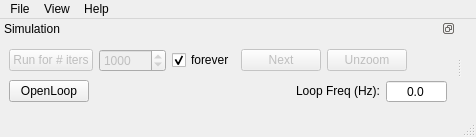
<?xml version="1.0" encoding="UTF-8"?>
<ui version="4.0">
 <class>MainWindow</class>
 <widget class="QMainWindow" name="MainWindow">
  <property name="geometry">
   <rect>
    <x>0</x>
    <y>0</y>
    <width>476</width>
    <height>137</height>
   </rect>
  </property>
  <property name="sizePolicy">
   <sizepolicy hsizetype="Preferred" vsizetype="Preferred">
    <horstretch>0</horstretch>
    <verstretch>0</verstretch>
   </sizepolicy>
  </property>
  <property name="windowTitle">
   <string>MainWindow</string>
  </property>
  <widget class="QWidget" name="centralwidget">
   <property name="sizePolicy">
    <sizepolicy hsizetype="Preferred" vsizetype="Preferred">
     <horstretch>0</horstretch>
     <verstretch>0</verstretch>
    </sizepolicy>
   </property>
  </widget>
  <widget class="QMenuBar" name="menubar">
   <property name="geometry">
    <rect>
     <x>0</x>
     <y>0</y>
     <width>476</width>
     <height>20</height>
    </rect>
   </property>
   <widget class="QMenu" name="menuFile">
    <property name="title">
     <string>File</string>
    </property>
    <addaction name="actionOpen_config_file"/>
    <addaction name="separator"/>
    <addaction name="actionQuit"/>
    <addaction name="separator"/>
   </widget>
   <widget class="QMenu" name="menuHelp">
    <property name="title">
     <string>Help</string>
    </property>
    <addaction name="wao_actionHelp_Contents"/>
    <addaction name="actionAbout_widget_ao"/>
   </widget>
   <widget class="QMenu" name="menuMenu">
    <property name="title">
     <string>View</string>
    </property>
    <addaction name="actionShow_Pyramid_Tools"/>
    <addaction name="actionPSF_Log_Scale"/>
    <addaction name="actionStats_in_Terminal"/>
    <addaction name="actionAuto_Scale"/>
   </widget>
   <addaction name="menuFile"/>
   <addaction name="menuMenu"/>
   <addaction name="menuHelp"/>
  </widget>
  <widget class="QStatusBar" name="statusbar"/>
  <widget class="QDockWidget" name="wao_SimuDock">
   <property name="sizePolicy">
    <sizepolicy hsizetype="MinimumExpanding" vsizetype="MinimumExpanding">
     <horstretch>0</horstretch>
     <verstretch>0</verstretch>
    </sizepolicy>
   </property>
   <property name="features">
    <set>QDockWidget::DockWidgetFloatable|QDockWidget::DockWidgetMovable</set>
   </property>
   <property name="windowTitle">
    <string>Simulation</string>
   </property>
   <attribute name="dockWidgetArea">
    <number>1</number>
   </attribute>
   <widget class="QWidget" name="dockWidgetContents">
    <layout class="QVBoxLayout" name="verticalLayout_19">
     <item>
      <layout class="QHBoxLayout" name="horizontalLayout">
       <item>
        <widget class="QPushButton" name="wao_run">
         <property name="enabled">
          <bool>false</bool>
         </property>
         <property name="sizePolicy">
          <sizepolicy hsizetype="Preferred" vsizetype="Fixed">
           <horstretch>0</horstretch>
           <verstretch>0</verstretch>
          </sizepolicy>
         </property>
         <property name="text">
          <string>Run for # iters</string>
         </property>
        </widget>
       </item>
       <item>
        <widget class="QSpinBox" name="wao_nbiters">
         <property name="enabled">
          <bool>false</bool>
         </property>
         <property name="sizePolicy">
          <sizepolicy hsizetype="Preferred" vsizetype="Fixed">
           <horstretch>0</horstretch>
           <verstretch>0</verstretch>
          </sizepolicy>
         </property>
         <property name="maximum">
          <number>100000</number>
         </property>
         <property name="value">
          <number>1000</number>
         </property>
        </widget>
       </item>
       <item>
        <widget class="QCheckBox" name="wao_forever">
         <property name="sizePolicy">
          <sizepolicy hsizetype="Preferred" vsizetype="Fixed">
           <horstretch>0</horstretch>
           <verstretch>0</verstretch>
          </sizepolicy>
         </property>
         <property name="text">
          <string>forever</string>
         </property>
         <property name="checked">
          <bool>true</bool>
         </property>
        </widget>
       </item>
       <item>
        <widget class="QPushButton" name="wao_next">
         <property name="enabled">
          <bool>false</bool>
         </property>
         <property name="sizePolicy">
          <sizepolicy hsizetype="Preferred" vsizetype="Fixed">
           <horstretch>0</horstretch>
           <verstretch>0</verstretch>
          </sizepolicy>
         </property>
         <property name="text">
          <string>Next</string>
         </property>
        </widget>
       </item>
       <item>
        <widget class="QPushButton" name="wao_unzoom">
         <property name="enabled">
          <bool>false</bool>
         </property>
         <property name="sizePolicy">
          <sizepolicy hsizetype="Preferred" vsizetype="Fixed">
           <horstretch>0</horstretch>
           <verstretch>0</verstretch>
          </sizepolicy>
         </property>
         <property name="text">
          <string>Unzoom</string>
         </property>
        </widget>
       </item>
       <item>
        <spacer name="horizontalSpacer_5">
         <property name="sizePolicy">
          <sizepolicy hsizetype="Preferred" vsizetype="Minimum">
           <horstretch>0</horstretch>
           <verstretch>0</verstretch>
          </sizepolicy>
         </property>
         <property name="orientation">
          <enum>Qt::Horizontal</enum>
         </property>
         <property name="sizeType">
          <enum>QSizePolicy::Preferred</enum>
         </property>
         <property name="sizeHint" stdset="0">
          <size>
           <width>40</width>
           <height>20</height>
          </size>
         </property>
        </spacer>
       </item>
      </layout>
     </item>
     <item>
      <layout class="QHBoxLayout" name="button_disp">
       <item>
        <widget class="QPushButton" name="wao_openLoop">
         <property name="text">
          <string>OpenLoop</string>
         </property>
        </widget>
       </item>
       <item>
        <spacer name="horizontalSpacer_4">
         <property name="sizePolicy">
          <sizepolicy hsizetype="Minimum" vsizetype="Minimum">
           <horstretch>0</horstretch>
           <verstretch>0</verstretch>
          </sizepolicy>
         </property>
         <property name="orientation">
          <enum>Qt::Horizontal</enum>
         </property>
         <property name="sizeHint" stdset="0">
          <size>
           <width>40</width>
           <height>20</height>
          </size>
         </property>
        </spacer>
       </item>
       <item>
        <widget class="QLabel" name="label_5">
         <property name="sizePolicy">
          <sizepolicy hsizetype="Preferred" vsizetype="Fixed">
           <horstretch>0</horstretch>
           <verstretch>0</verstretch>
          </sizepolicy>
         </property>
         <property name="text">
          <string>Loop Freq (Hz):</string>
         </property>
         <property name="alignment">
          <set>Qt::AlignRight|Qt::AlignTrailing|Qt::AlignVCenter</set>
         </property>
        </widget>
       </item>
       <item>
        <widget class="QDoubleSpinBox" name="wao_currentFreq">
         <property name="sizePolicy">
          <sizepolicy hsizetype="Preferred" vsizetype="Fixed">
           <horstretch>0</horstretch>
           <verstretch>0</verstretch>
          </sizepolicy>
         </property>
         <property name="maximumSize">
          <size>
           <width>100</width>
           <height>16777215</height>
          </size>
         </property>
         <property name="alignment">
          <set>Qt::AlignCenter</set>
         </property>
         <property name="readOnly">
          <bool>true</bool>
         </property>
         <property name="buttonSymbols">
          <enum>QAbstractSpinBox::NoButtons</enum>
         </property>
         <property name="decimals">
          <number>1</number>
         </property>
         <property name="maximum">
          <double>1000000000.000000000000000</double>
         </property>
        </widget>
       </item>
      </layout>
     </item>
    </layout>
   </widget>
  </widget>
  <action name="actionOpen_config_file">
   <property name="text">
    <string>Open config file</string>
   </property>
  </action>
  <action name="actionQuit">
   <property name="text">
    <string>quit</string>
   </property>
  </action>
  <action name="wao_actionHelp_Contents">
   <property name="checkable">
    <bool>false</bool>
   </property>
   <property name="text">
    <string>Help Contents</string>
   </property>
  </action>
  <action name="actionAbout_widget_ao">
   <property name="text">
    <string>About widget_ao</string>
   </property>
  </action>
  <action name="actionShow_Pyramid_Tools">
   <property name="checkable">
    <bool>true</bool>
   </property>
   <property name="text">
    <string>Show Pyramid Tools</string>
   </property>
  </action>
  <action name="actionPSF_Log_Scale">
   <property name="checkable">
    <bool>true</bool>
   </property>
   <property name="text">
    <string>PSF Log Scale</string>
   </property>
  </action>
  <action name="actionStats_in_Terminal">
   <property name="checkable">
    <bool>true</bool>
   </property>
   <property name="text">
    <string>Stats in Terminal</string>
   </property>
  </action>
  <action name="actionAuto_Scale">
   <property name="checkable">
    <bool>true</bool>
   </property>
   <property name="checked">
    <bool>true</bool>
   </property>
   <property name="text">
    <string>Auto Scale</string>
   </property>
  </action>
 </widget>
 <resources/>
 <connections/>
</ui>
